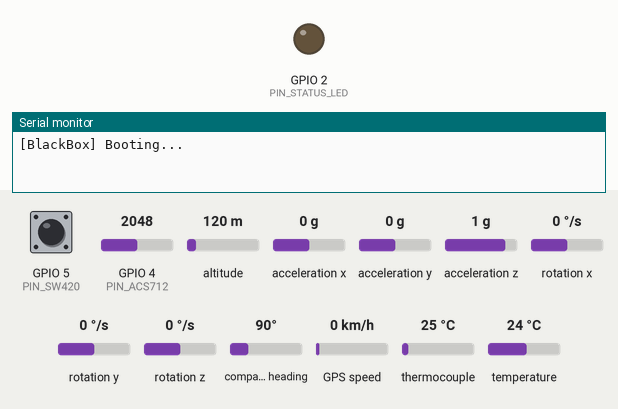
A program run on a simulated ESP32-S3. On the bench: output pins drawn as LEDs (lit = HIGH), the last lines printed to the serial monitor. The inputs (shaded band) are chosen by the test bench; at power-on: GPIO 4 (PIN_ACS712) = 2048, GPIO 5 (PIN_SW420) LOW, altitude 120 m, acceleration x 0 g, acceleration y 0 g, acceleration z 1 g, rotation x 0 °/s, rotation y 0 °/s, rotation z 0 °/s, compass heading 90°, GPS speed 0 km/h, thermocouple 25 °C, temperature 24 °C (analog values on the 0–4095 scale). WiFi joins after 1.5 s; servers stay silent unless stated; uploads are accepted with an empty reply; storage starts empty; the GPS gets a fix after 3 s at 37.7749, -122.4194 with 8 satellites; the modem accepts every AT command (registered, SIM ready, sends succeed) and sends nothing else; pins used as bus, display or sensor lines are not drawn.

Above: at 0.4 s.
At 8.0 s:
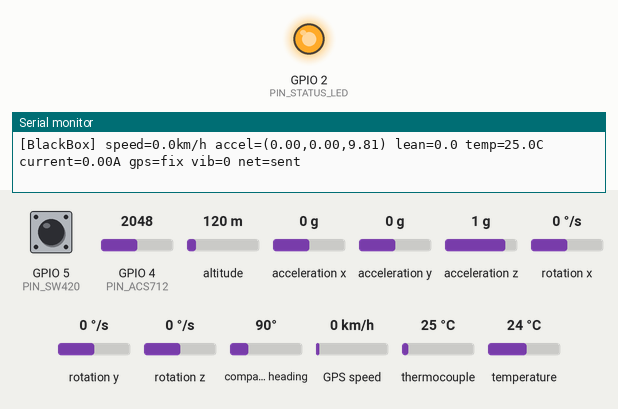
Timing chart, 0 to 9.5 s (numbered marks = the images above):
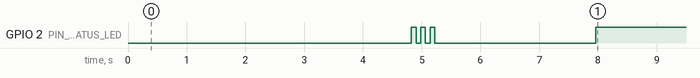

The program:

main.cpp
```cpp
// Bike Black Box — ESP32-S3 firmware
//
// Reads MPU6050 (accel/gyro), NEO-6M GPS, MAX6675 (temperature), ACS712
// (current), SW-420 (vibration), buffers to MicroSD when offline, and POSTs
// telemetry to the backend on the exact HTTP contract the Node simulator
// uses (see README.md at the repo root: "API contract (ESP32 later)").
//
// On top of that, it runs a local copy of the backend's accident-detection
// thresholds so the onboard A7670C modem can fire a real SMS/voice SOS even
// if WiFi/the backend is down — something the backend itself cannot do.
//
// Setup: copy include/config.example.h to include/config.h and fill in your
// WiFi, backend URL, device ID, and emergency contact number first.

#include <Arduino.h>
#include "config.h"
#include "Telemetry.h"
#include "SensorHub.h"
#include "AccidentDetector.h"
#include "TelemetryClient.h"
#include "CellularSOS.h"
#include "SdLogger.h"

static SensorHub sensors;
static SdLogger sdLogger;
static TelemetryClient telemetryClient(sdLogger);
static CellularSOS cellular;
static AccidentDetector accidentDetector;

static unsigned long lastSampleMs = 0;
static bool modemReady = false;

static void blinkStatus(int times, int onMs = 80, int offMs = 80) {
  for (int i = 0; i < times; i++) {
    digitalWrite(PIN_STATUS_LED, HIGH);
    delay(onMs);
    digitalWrite(PIN_STATUS_LED, LOW);
    delay(offMs);
  }
}

void setup() {
  Serial.begin(115200);
  delay(300);
  Serial.println("\n[BlackBox] Booting...");

  pinMode(PIN_STATUS_LED, OUTPUT);

  bool imuOk = sensors.begin();
  bool sdOk = sdLogger.begin();
  modemReady = cellular.begin();

  telemetryClient.begin();

  Serial.printf("[BlackBox] MPU6050: %s | MicroSD: %s | A7670C: %s\n",
                imuOk ? "OK" : "MISSING",
                sdOk ? "OK" : "MISSING",
                modemReady ? "OK" : "MISSING");

  blinkStatus(3);
}

void loop() {
  // Keep GPS parsing continuous, not just once per telemetry tick.
  sensors.pumpGps();
  telemetryClient.ensureWifi();

  unsigned long now = millis();
  if (now - lastSampleMs < TELEMETRY_INTERVAL_MS) return;
  lastSampleMs = now;

  Telemetry sample;
  sample.networkOnline = telemetryClient.isOnline();
  sensors.sample(sample);

  bool sent = telemetryClient.postTelemetry(sample);
  digitalWrite(PIN_STATUS_LED, sent ? HIGH : LOW);

  Serial.printf(
      "[BlackBox] speed=%.1fkm/h accel=(%.2f,%.2f,%.2f) lean=%.1f temp=%.1fC current=%.2fA "
      "gps=%s vib=%d net=%s\n",
      sample.speedKmh, sample.acceleration.x, sample.acceleration.y, sample.acceleration.z,
      sample.leanAngleDeg, sample.temperatureC, sample.currentAmps,
      sample.gps.valid ? "fix" : "nofix", sample.vibration, sent ? "sent" : "queued");

  if (accidentDetector.update(sample)) {
    Serial.println("[BlackBox] *** LOCAL ACCIDENT CONFIRMATION — dispatching SOS ***");
    telemetryClient.postAccident(sample, "critical");
    if (modemReady) {
      cellular.sendSOS(sample);
    } else {
      Serial.println("[BlackBox] Modem not ready — SOS SMS/call skipped, relying on backend/dashboard flow");
    }
  }
}
```

AccidentDetector.h
```cpp
// Local mirror of backend/src/config/accidentDetection.js and
// backend/src/services/accidentDetectionService.js.
//
// The backend already runs this same logic on every /api/telemetry POST and
// drives the dashboard's SUSPECTED -> CONFIRMED -> countdown -> SOS flow, so
// this device-side copy is NOT required for the dashboard to work.
//
// It exists for one reason: the backend has no cellular modem. Only this
// firmware can place a real SMS/voice SOS through the A7670C, and it must be
// able to do that even if WiFi/the backend is unreachable. So the ESP32 runs
// its own copy of the thresholds purely to decide when to fire the modem.
#pragma once
#include "Telemetry.h"

struct AccidentThresholds {
  float impact = 15.0f;         // m/s^2
  float rotation = 35.0f;       // deg/s
  float speedDropKmh = 10.0f;   // km/h
  float speedDropRatio = 0.35f;
  float leanAngleDeg = 35.0f;
  unsigned long confirmationWindowMs = 2500;
  int requiredSignals = 3;
};

enum class AccidentState { NORMAL, SUSPECTED, CONFIRMED };

class AccidentDetector {
 public:
  explicit AccidentDetector(const AccidentThresholds &thresholds = AccidentThresholds());
  // Feed each new sample in; returns true exactly once, the moment a crash
  // is confirmed (edge-triggered, so callers don't fire the modem twice).
  bool update(const Telemetry &sample);
  AccidentState state() const { return state_; }

 private:
  AccidentThresholds thresholds_;
  AccidentState state_ = AccidentState::NORMAL;
  float previousSpeedKmh_ = 0;
  unsigned long suspectedAtMs_ = 0;
};
```

CellularSOS.h
```cpp
// Minimal AT-command driver for the A7670C LTE/GSM modem: enough to send an
// SOS SMS with a Google Maps link and place a follow-up voice call. This is
// the real hardware counterpart to sendEmergencySOS() in
// backend/src/services/emergencyService.js, which only simulates the send.
#pragma once
#include <Arduino.h>
#include "Telemetry.h"

class CellularSOS {
 public:
  bool begin();
  // Blocks for a few seconds while the modem is confirmed to be responsive
  // and registered on the network. Safe to call again later to re-check.
  bool isReady();
  // Sends "BLACK BOX ALERT" SMS with GPS + telemetry summary, then dials the
  // emergency contact. Returns false if the modem never returned an OK.
  bool sendSOS(const Telemetry &sample);

 private:
  HardwareSerial modemSerial{2};
  bool sendCommand(const String &command, const String &expect, unsigned long timeoutMs);
  String readResponse(unsigned long timeoutMs);
};
```

SdLogger.h
```cpp
// Offline black-box buffer: when the backend can't be reached, telemetry
// lines are appended to a file on the MicroSD card instead of being lost.
// Once connectivity returns, TelemetryClient drains the file line by line.
#pragma once
#include <Arduino.h>
#include <functional>

class SdLogger {
 public:
  bool begin();
  bool appendLine(const String &jsonLine);
  // Calls `onLine` for each buffered line still on disk; stops and keeps the
  // remainder on the first line onLine() returns false for (e.g. POST failed).
  void drain(const std::function<bool(const String &line)> &onLine);
  bool isReady() const { return ready_; }

 private:
  bool ready_ = false;
  static constexpr const char *kQueuePath = "/telemetry_queue.jsonl";
  static constexpr const char *kTempPath = "/telemetry_queue.tmp";
};
```

SensorHub.h
```cpp
// Reads every onboard sensor and fills a Telemetry snapshot.
#pragma once
#include <Adafruit_MPU6050.h>
#include <TinyGPSPlus.h>
#include <max6675.h>
#include "Telemetry.h"

class SensorHub {
 public:
  bool begin();
  // Pumps the GPS UART; call every loop() iteration, not just once per sample.
  void pumpGps();
  // Takes a fresh reading from every sensor into `out`.
  void sample(Telemetry &out);

 private:
  Adafruit_MPU6050 mpu;
  MAX6675 *thermocouple = nullptr;
  TinyGPSPlus gps;
  HardwareSerial gpsSerial{1};
  bool mpuReady = false;

  float readLeanAngleDeg(const sensors_event_t &accel);
  float readCurrentAmps();
  bool readVibration();
};
```

Telemetry.h
```cpp
// Shared telemetry structure. Field names and units mirror the backend's
// normalizeTelemetryPayload() contract exactly (backend/src/services/telemetryService.js):
//   speed            km/h
//   acceleration.xyz m/s^2 (z ~9.81 at rest, gravity included — not offset)
//   gyroscope.xyz    deg/s
//   leanAngle        degrees, signed roll
//   temperature      degrees C
//   current          amps
//   gps.*            latitude/longitude in degrees, speed km/h, course degrees,
//                     status one of "fix" | "nofix" | "estimated"
//   vibration        bool, SW-420 digital read
//   networkStatus    "online" | "offline"
//   accidentStatus   "normal" | "warning" | "accident" (informational only —
//                     the backend runs its own detector on every /api/telemetry post)

#pragma once
#include <Arduino.h>

struct Vector3 {
  float x, y, z;
  Vector3(float x = 0, float y = 0, float z = 0) : x(x), y(y), z(z) {}
};

struct GpsFix {
  bool valid = false;
  double latitude = 0;
  double longitude = 0;
  float speedKmh = 0;
  float courseDeg = 0;
};

struct Telemetry {
  unsigned long millisAtSample = 0;
  float speedKmh = 0;
  Vector3 acceleration;
  Vector3 gyroscope;
  float leanAngleDeg = 0;
  float temperatureC = 0;
  float currentAmps = 0;
  bool vibration = false;
  GpsFix gps;
  bool networkOnline = true;
};
```

TelemetryClient.h
```cpp
// WiFi connection management + HTTP POST to the same endpoints the Node
// simulator uses (backend/src/routes/telemetry.js, accident.js). Falls back
// to SdLogger when the backend is unreachable and drains the queue once
// connectivity returns.
#pragma once
#include <Arduino.h>
#include "Telemetry.h"
#include "SdLogger.h"

class TelemetryClient {
 public:
  explicit TelemetryClient(SdLogger &sdLogger) : sd_(sdLogger) {}

  void begin();
  // Non-blocking-ish: reconnects if the link dropped, safe to call every loop().
  void ensureWifi();
  bool isOnline() const { return online_; }

  // Serializes `sample` to the /api/telemetry JSON contract and POSTs it.
  // Buffers to SD and returns false if the backend can't be reached.
  bool postTelemetry(const Telemetry &sample);

  // POSTs a confirmed-accident record to /api/accidents (source: "device"),
  // matching backend/src/controllers/accidentController.js.
  bool postAccident(const Telemetry &sample, const char *severity);

  String buildTelemetryJson(const Telemetry &sample);

 private:
  SdLogger &sd_;
  bool online_ = false;
  unsigned long lastWifiAttemptMs_ = 0;

  bool postJson(const String &path, const String &json);
};
```

AccidentDetector.cpp
```cpp
#include "AccidentDetector.h"
#include <Arduino.h>
#include <math.h>

AccidentDetector::AccidentDetector(const AccidentThresholds &thresholds) : thresholds_(thresholds) {}

static float magnitude(const Vector3 &v) {
  return sqrtf(v.x * v.x + v.y * v.y + v.z * v.z);
}

bool AccidentDetector::update(const Telemetry &sample) {
  float impact = magnitude(sample.acceleration);
  float rotation = magnitude(sample.gyroscope);
  float speedDrop = max(0.0f, previousSpeedKmh_ - sample.speedKmh);
  float speedDropRatio = previousSpeedKmh_ > 1 ? speedDrop / previousSpeedKmh_ : 0;
  float leanAngle = fabsf(sample.leanAngleDeg);
  previousSpeedKmh_ = sample.speedKmh;

  int signals = 0;
  if (impact >= thresholds_.impact) signals++;
  if (rotation >= thresholds_.rotation) signals++;
  if (speedDrop >= thresholds_.speedDropKmh || speedDropRatio >= thresholds_.speedDropRatio) signals++;
  if (leanAngle >= thresholds_.leanAngleDeg) signals++;
  if (sample.vibration) signals++;

  unsigned long now = millis();
  bool justConfirmed = false;

  switch (state_) {
    case AccidentState::NORMAL:
      if (signals > 0) {
        state_ = AccidentState::SUSPECTED;
        suspectedAtMs_ = now;
      }
      break;

    case AccidentState::SUSPECTED:
      if (signals >= thresholds_.requiredSignals) {
        state_ = AccidentState::CONFIRMED;
        justConfirmed = true;
      } else if (now - suspectedAtMs_ > thresholds_.confirmationWindowMs) {
        state_ = AccidentState::NORMAL;
      }
      break;

    case AccidentState::CONFIRMED:
      if (signals == 0) state_ = AccidentState::NORMAL;
      break;
  }

  return justConfirmed;
}
```

CellularSOS.cpp
```cpp
#include "CellularSOS.h"
#include "config.h"

bool CellularSOS::begin() {
  modemSerial.begin(MODEM_BAUD, SERIAL_8N1, PIN_MODEM_RX, PIN_MODEM_TX);

#if PIN_MODEM_POWER >= 0
  pinMode(PIN_MODEM_POWER, OUTPUT);
  digitalWrite(PIN_MODEM_POWER, HIGH);
  delay(1500);
  digitalWrite(PIN_MODEM_POWER, LOW);
  delay(3000); // A7670C boot time
#endif

  return sendCommand("AT", "OK", 2000);
}

String CellularSOS::readResponse(unsigned long timeoutMs) {
  String response;
  unsigned long start = millis();
  while (millis() - start < timeoutMs) {
    while (modemSerial.available()) {
      response += (char)modemSerial.read();
    }
    if (response.indexOf("OK") >= 0 || response.indexOf("ERROR") >= 0) break;
  }
  return response;
}

bool CellularSOS::sendCommand(const String &command, const String &expect, unsigned long timeoutMs) {
  while (modemSerial.available()) modemSerial.read(); // flush
  modemSerial.print(command);
  modemSerial.print("\r\n");
  String response = readResponse(timeoutMs);
  return response.indexOf(expect) >= 0;
}

bool CellularSOS::isReady() {
  if (!sendCommand("AT", "OK", 2000)) return false;
  return sendCommand("AT+CREG?", "OK", 2000); // network registration check
}

bool CellularSOS::sendSOS(const Telemetry &sample) {
  if (strlen(EMERGENCY_PHONE_NUMBER) == 0) {
    Serial.println("[CellularSOS] EMERGENCY_PHONE_NUMBER not configured — skipping modem dispatch");
    return false;
  }

  if (!sendCommand("AT+CMGF=1", "OK", 2000)) return false; // text mode SMS

  String mapsLink = "https://maps.google.com/?q=" + String(sample.gps.latitude, 6) + "," + String(sample.gps.longitude, 6);
  String message = "BIKE BLACK BOX: accident detected. Speed " + String(sample.speedKmh, 1) +
                    " km/h. Location: " + (sample.gps.valid ? mapsLink : String("GPS unavailable")) +
                    " Device " DEVICE_ID;

  while (modemSerial.available()) modemSerial.read();
  modemSerial.print("AT+CMGS=\"");
  modemSerial.print(EMERGENCY_PHONE_NUMBER);
  modemSerial.print("\"\r\n");
  delay(200);
  modemSerial.print(message);
  modemSerial.write(0x1A); // Ctrl+Z submits the SMS
  bool smsOk = readResponse(10000).indexOf("OK") >= 0;

  Serial.printf("[CellularSOS] SMS %s\n", smsOk ? "sent" : "failed");

  String dialCommand = "ATD" + String(EMERGENCY_PHONE_NUMBER) + ";";
  bool callOk = sendCommand(dialCommand, "OK", 5000);
  Serial.printf("[CellularSOS] Voice call %s\n", callOk ? "placed" : "failed");

  return smsOk;
}
```

SdLogger.cpp
```cpp
#include "SdLogger.h"
#include "config.h"
#include <SPI.h>
#include <SD.h>

bool SdLogger::begin() {
  SPI.begin(PIN_SD_SCK, PIN_SD_MISO, PIN_SD_MOSI, PIN_SD_CS);
  ready_ = SD.begin(PIN_SD_CS, SPI);
  if (!ready_) {
    Serial.println("[SdLogger] MicroSD not found — offline buffering disabled");
  }
  return ready_;
}

bool SdLogger::appendLine(const String &jsonLine) {
  if (!ready_) return false;
  File file = SD.open(kQueuePath, FILE_APPEND);
  if (!file) return false;
  file.println(jsonLine);
  file.close();
  return true;
}

void SdLogger::drain(const std::function<bool(const String &line)> &onLine) {
  if (!ready_ || !SD.exists(kQueuePath)) return;

  File source = SD.open(kQueuePath, FILE_READ);
  if (!source) return;

  SD.remove(kTempPath);
  File remaining = SD.open(kTempPath, FILE_WRITE);
  bool stillFailing = false;

  while (source.available()) {
    String line = source.readStringUntil('\n');
    line.trim();
    if (line.length() == 0) continue;

    if (!stillFailing && onLine(line)) {
      continue; // sent successfully, drop it
    }
    stillFailing = true; // once one POST fails, keep the rest in order
    if (remaining) remaining.println(line);
  }

  source.close();
  if (remaining) remaining.close();

  SD.remove(kQueuePath);
  if (stillFailing) SD.rename(kTempPath, kQueuePath);
  else SD.remove(kTempPath);
}
```

SensorHub.cpp
```cpp
#include "SensorHub.h"
#include "config.h"
#include <Wire.h>
#include <math.h>

bool SensorHub::begin() {
  pinMode(PIN_SW420, INPUT);

  Wire.begin(PIN_I2C_SDA, PIN_I2C_SCL);
  mpuReady = mpu.begin();
  if (mpuReady) {
    mpu.setAccelerometerRange(MPU6050_RANGE_16_G);
    mpu.setGyroRange(MPU6050_RANGE_500_DEG);
    mpu.setFilterBandwidth(MPU6050_BAND_44_HZ);
  } else {
    Serial.println("[SensorHub] MPU6050 not found — check wiring/I2C address");
  }

  thermocouple = new MAX6675(PIN_MAX6675_SCK, PIN_MAX6675_CS, PIN_MAX6675_SO);

  gpsSerial.begin(GPS_BAUD, SERIAL_8N1, PIN_GPS_RX, PIN_GPS_TX);

  analogReadResolution(12); // ESP32-S3 ADC: 0-4095 for 0-3.3V

  return mpuReady;
}

void SensorHub::pumpGps() {
  while (gpsSerial.available() > 0) {
    gps.encode(gpsSerial.read());
  }
}

float SensorHub::readLeanAngleDeg(const sensors_event_t &accel) {
  // Roll angle from accelerometer, assuming the IMU's Y axis points along
  // the bike's direction of travel and X is the lean (left/right) axis.
  // Re-map axes here if your MPU6050 is mounted differently.
  float ax = accel.acceleration.x;
  float ay = accel.acceleration.y;
  float az = accel.acceleration.z;
  float roll = atan2(ax, sqrt(ay * ay + az * az)) * 180.0f / (float)M_PI;
  return roll;
}

float SensorHub::readCurrentAmps() {
  const int samples = 20;
  long total = 0;
  for (int i = 0; i < samples; i++) {
    total += analogRead(PIN_ACS712);
    delayMicroseconds(200);
  }
  float raw = (float)total / samples;
  float voltageMv = raw * (3300.0f / 4095.0f);
  return (voltageMv - ACS712_ZERO_VOLTAGE) / ACS712_MV_PER_AMP;
}

bool SensorHub::readVibration() {
  return digitalRead(PIN_SW420) == HIGH;
}

void SensorHub::sample(Telemetry &out) {
  out.millisAtSample = millis();

  if (mpuReady) {
    sensors_event_t accelEvent, gyroEvent, tempEvent;
    mpu.getEvent(&accelEvent, &gyroEvent, &tempEvent);
    out.acceleration = {accelEvent.acceleration.x, accelEvent.acceleration.y, accelEvent.acceleration.z};
    out.gyroscope = {
        gyroEvent.gyro.x * 180.0f / (float)M_PI,
        gyroEvent.gyro.y * 180.0f / (float)M_PI,
        gyroEvent.gyro.z * 180.0f / (float)M_PI,
    };
    out.leanAngleDeg = readLeanAngleDeg(accelEvent);
  } else {
    out.acceleration = {0, 0, 9.81f};
    out.gyroscope = {0, 0, 0};
    out.leanAngleDeg = 0;
  }

  out.temperatureC = thermocouple->readCelsius();
  out.currentAmps = readCurrentAmps();
  out.vibration = readVibration();

  pumpGps();
  if (gps.location.isValid() && gps.location.age() < 5000) {
    out.gps.valid = true;
    out.gps.latitude = gps.location.lat();
    out.gps.longitude = gps.location.lng();
    out.gps.speedKmh = gps.speed.isValid() ? gps.speed.kmph() : 0;
    out.gps.courseDeg = gps.course.isValid() ? gps.course.deg() : 0;
    out.speedKmh = out.gps.speedKmh;
  } else {
    out.gps.valid = false;
    out.speedKmh = 0;
  }
}
```

Source omitted: TelemetryClient.cpp (3792 bytes), config.example.h (2404 bytes)

Measured:
- by itself, GPIO 2 (PIN_STATUS_LED): goes LOW 0.08 s, HIGH 0.08 s, LOW 0.08 s, HIGH 0.08 s, LOW 2.7 s, then HIGH
